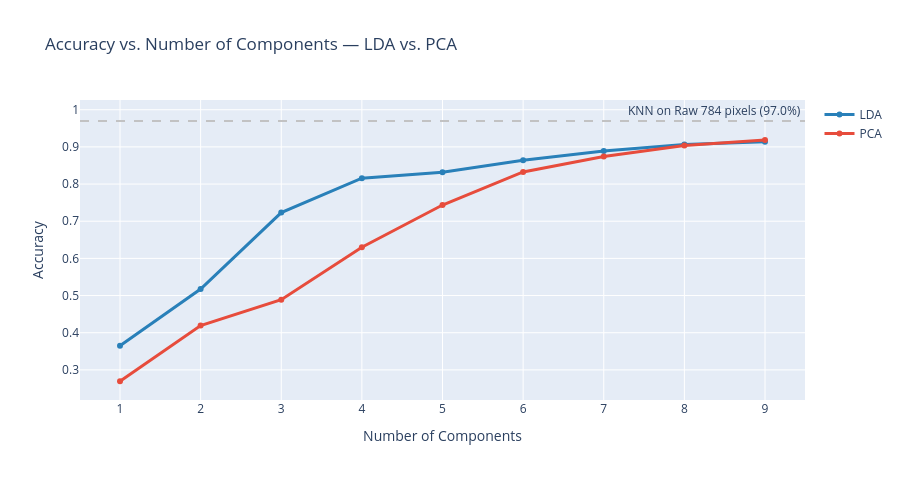

Notebook cell for this chart:
### Markdown cell above
### 7.2 Number of Components vs Model's Accuracy

### Code cell
fig = go.Figure()

# For LDA
fig.add_trace(go.Scatter(x=accuracy_df['n_components'], y=accuracy_df['LDA'], mode='lines+markers', name="LDA",
                        line=dict(color="#2980b9", width=3)))

# For PCA
fig.add_trace(go.Scatter(x=accuracy_df['n_components'], y=accuracy_df['PCA'], mode='lines+markers', name="PCA",
                        line=dict(color="#e74c3c", width=3)))

# Baseline Model Accuracy(all row pixels)
fig.add_hline(y=baseline_model['accuracy'], line_dash="dash", line_color="#c2c2c3",
            annotation_text=f"KNN on Raw 784 pixels ({baseline_model['accuracy']:.1%}) ")

fig.update_layout(title='Accuracy vs. Number of Components — LDA vs. PCA', xaxis_title="Number of Components", yaxis_title="Accuracy",
                height=480, hovermode="x unified" )

### Figure 1 — Plotly figure (JSON) as saved in the notebook; plotly's stock layout.template omitted (floating-point values rounded to 4 significant figures)
{"data": [{"line": {"color": "#2980b9", "width": 3}, "mode": "lines+markers", "name": "LDA", "type": "scatter", "x": [1, 2, 3, 4, 5, 6, 7, 8, 9], "y": [0.3647, 0.5176, 0.7232, 0.8157, 0.8316, 0.8641, 0.8888, 0.9062, 0.9136]}, {"line": {"color": "#e74c3c", "width": 3}, "mode": "lines+markers", "name": "PCA", "type": "scatter", "x": [1, 2, 3, 4, 5, 6, 7, 8, 9], "y": [0.2694, 0.4194, 0.489, 0.6301, 0.7436, 0.8325, 0.8742, 0.9036, 0.9184]}], "layout": {"annotations": [{"showarrow": false, "text": "KNN on Raw 784 pixels (97.0%) ", "x": 1, "xanchor": "right", "xref": "x domain", "y": 0.9696, "yanchor": "bottom", "yref": "y"}], "height": 480, "hovermode": "x unified", "shapes": [{"line": {"color": "#c2c2c3", "dash": "dash"}, "type": "line", "x0": 0, "x1": 1, "xref": "x domain", "y0": 0.9696, "y1": 0.9696, "yref": "y"}], "title": {"text": "Accuracy vs. Number of Components — LDA vs. PCA"}, "xaxis": {"title": {"text": "Number of Components"}}, "yaxis": {"title": {"text": "Accuracy"}}}}
